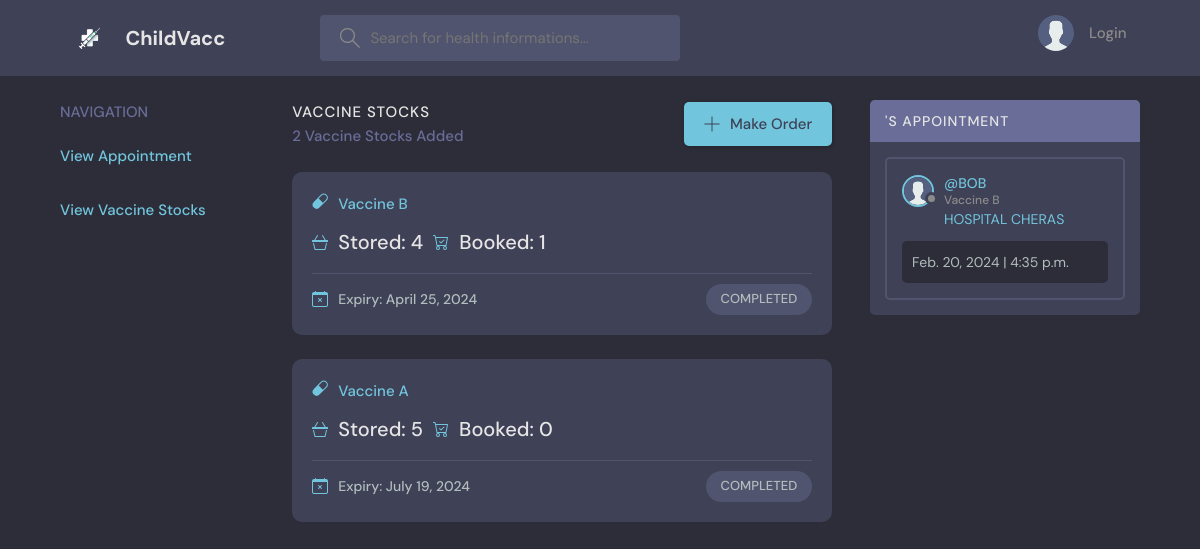
The app's page /view-vaccine-stock/4 with its own data.
### base/models.py (models this page shows, shortened)
class HospitalVaccine(models.Model):
    hospital = models.ForeignKey(Hospital, on_delete=models.CASCADE)
    vaccine = models.ForeignKey(Vaccine, on_delete=models.CASCADE)
    stored = models.IntegerField()
    booked = models.IntegerField(default=0)
    expiry = models.DateField(null=True)
    class Status(models.TextChoices):
        TOSHIP = "TOSHIP", "ToShip"
        TORECEIVE = "TORECEIVE", "ToReceive"
        COMPLETED = "COMPLETED", "Completed"
        EXPIRED = "EXPIRED", "Expired"
    status = models.CharField(max_length=50, choices=Status.choices, default=Status.TOSHIP)
    class Meta:
        ordering = ['expiry', 'status', 'vaccine']

class Vaccine(models.Model):
    name = models.CharField(max_length=30)
    description = models.TextField(null=True, blank=True)
    startage = models.IntegerField()
    endage = models.IntegerField()
    def __str__(self):
        return self.name

class Appointment(models.Model):
    hospitalvaccine = models.ForeignKey(HospitalVaccine, on_delete=models.CASCADE)
    child = models.ForeignKey(Child, on_delete=models.CASCADE)
    date = models.DateField()
    time = models.TimeField()
    class Status(models.TextChoices):
        SCHEDULED = "SCHEDULED", "Scheduled"
        VACCINATED = "VACCINATED", "Vaccinated"
    status = models.CharField(max_length=50, choices=Status.choices, default=Status.SCHEDULED)
    class Meta:
        ordering = ['date', 'time']

class Child(models.Model):
    name = models.CharField(max_length=150)
    age = models.IntegerField(default=0)
    ic = models.CharField(max_length=12, unique=True)
    parent = models.ForeignKey(Parent, on_delete=models.CASCADE)
    avatar = models.ImageField(null=True, default="avatar.svg")
    class Meta:
        ordering = ['age', 'name']
    def __str__(self):
        return self.name

class User(AbstractUser):
    email = models.EmailField(unique=True)
    username = models.CharField(max_length=150, unique=True)
    avatar = models.ImageField(null=True, default="avatar.svg")
    contact = models.CharField(max_length=12, null=True)
    address1 = models.CharField(max_length=30)
    address2 = models.CharField(max_length=30)
    postcode = models.CharField(max_length=5)
    city = models.CharField(max_length=30)
    state = models.CharField(max_length=20)
    class Types(models.TextChoices):
        PARENT = "PARENT", "Parent"
        HOSPITAL = "HOSPITAL", "Hospital"
        ADMIN = "ADMIN", "Admin"
        VACCINESUPPLIER = "VACCINESUPPLIER", "VaccineSupplier"
    type = models.CharField(max_length=50, choices=Types.choices, default=Types.ADMIN)
    class Status(models.TextChoices):
        APPROVED = "APPROVED", "Approved"
        PENDING = "PENDING", "Pending"
        RESTRICTED = "RESTRICTED", "Restricted"
    status = models.CharField(max_length=50, choices=Status.choices, default=Status.PENDING)
    class Meta:
        ordering = ['username']
    USERNAME_FIELD = 'email'
    REQUIRED_FIELDS = ['username', 'type']

### base/views.py (the view)
# urls.py: path('view-vaccine-stock/<str:pk>', views.viewVaccineStock, name="view-vaccine-stock"),
def viewVaccineStock(request,pk):
    hospital = Hospital.objects.get(id=pk)
    hospitalvaccines = HospitalVaccine.objects.filter(hospital = hospital)
    appointments = Appointment.objects.filter(hospitalvaccine__in=hospitalvaccines, status="SCHEDULED")[0:5]
    context = {'hospital':hospital, 'hospitalvaccines' : hospitalvaccines, 'appointments':appointments}
    return render(request, 'base/view_vaccine_stock.html', context)

### base/models.py (called while the page is built)
    def get_queryset(self) -> QuerySet:
        return super().get_queryset().filter(type=User.Types.HOSPITAL)

### base/templates/base/view_vaccine_stock.html (shortened to what this page needs)
{% extends 'main.html' %}
{% block content %}
  <main class="layout layout--3">
    <div class="container">
      {% include 'base/nav_hospital.html' %}
      <div class="roomList">
        <div class="roomList__header">
          <div>
            <h2>Vaccine Stocks</h2>
            <p>{{hospitalvaccines.count}} Vaccine Stocks Added</p>
          </div>
          <a class="btn btn--main" href="{% url 'create-vaccine-order' %}">
            <svg version="1.1" xmlns="http://www.w3.org/2000/svg" width="32" height="32" viewBox="0 0 32 32">
              <title>add</title>
              <path
                d="M16.943 0.943h-1.885v14.115h-14.115v1.885h14.115v14.115h1.885v-14.115h14.115v-1.885h-14.115v-14.115z"
              ></path>
            </svg>
            Make Order
          </a>
        </div>
        {% for hospitalvaccine in hospitalvaccines %}
        <div class="roomListRoom">
            <div class="roomListRoom__header">
                <a href="#" class="roomListRoom__author">
                    <div>
                        <svg xmlns="http://www.w3.org/2000/svg" width="16" height="16" fill="currentColor" class="bi bi-capsule" viewBox="0 0 16 16">
                            <path d="M1.828 8.9 8.9 1.827a4 4 0 1 1 5.657 5.657l-7.07 7.071A4 4 0 1 1 1.827 8.9Zm9.128.771 2.893-2.893a3 3 0 1 0-4.243-4.242L6.713 5.429z"/>
                          </svg>
                    </div>
                    <span>Vaccine {{hospitalvaccine.vaccine}}</span>
                </a>
            </div>
            <div class="roomListRoom__content">
                <a class="roomListRoom__joined">
                    <span>Stored: {{hospitalvaccine.stored}}</span>
                      <span>Booked: {{hospitalvaccine.booked}}</span>
                  </a>
            </div>
            <div class="roomListRoom__meta">
            <a href="#"  class="roomListRoom__joined">
                  <span>Expiry: {{hospitalvaccine.expiry}}</span>
            </a>
            <p class="roomListRoom__topic">{{hospitalvaccine.status}}</p>
            </div>
        </div>
        {% endfor %}
      </div>
      {% include 'base/view_appointment_hospital.html' %}
    </div>
  </main>
{% endblock content %}

### base/templates/base/view_appointment_hospital.html (shortened to what this page needs)
{% if request.user.type != 'PARENT' %}
    <div class="activities">
        <div class="activities__header">
            <h2>{{user.username}}'s Appointment</h2>
        </div>
        {% for appointment in appointments %}
        <div class="activities__box">
            <div class="activities__boxHeader roomListRoom__header">
            <a href="{% url 'profile-child' appointment.child.id %}" class="roomListRoom__author">
                <div class="avatar avatar--small">
                <img src="{{appointment.child.avatar.url}}" />
                </div>
                <p>
                @{{appointment.child}}
                <span>Vaccine {{appointment.hospitalvaccine.vaccine}}</span>
                </p>
            </a>
            </div>
            <div class="activities__boxContent">
            <p><a href="{% url 'profile-hospital' appointment.hospitalvaccine.hospital.id %}">HOSPITAL {{appointment.hospitalvaccine.hospital.username}}</a></p>
            <div class="activities__boxRoomContent">
                {{appointment.date}} | {{appointment.time}}
            </div>
            </div>
        </div>
        {% endfor %}
    </div>
{% endif %}

### static/styles/style.css (style rules this page uses)
:root { --color-main: #71c6dd; --color-main-light: #e1f6fb; --color-dark: #3f4156; --color-dark-medium: #51546e; --color-dark-light: #696d97; --color-light: #e5e5e5; --color-gray: #8b8b8b; --color-light-gray: #b2bdbd; --color-bg: #2d2d39; --color-success: #5dd693; --color-error: #fc4b0b; }
* { font-family: "DM Sans", -apple-system, BlinkMacSystemFont, "Segoe UI", Roboto, Oxygen, Ubuntu, Cantarell, "Open Sans", "Helvetica Neue", sans-serif; margin: 0; padding: 0; box-sizing: border-box; text-rendering: optimizeLegibility; font-size: inherit; }
html { font-size: 56.25%; }
@media only screen and (min-width: 1200px) { html { font-size: 62.5%; } }
body { line-height: 1.6; font-weight: 400; font-size: 1.5rem; color: var(--color-light-gray); background-color: var(--color-bg); min-height: 100vh; }
img { width: 100%; }
a { display: inline-block; color: var(--color-main); text-decoration: none; }
.container { max-width: 120rem; width: 90%; margin: auto; }
.btn { background-color: transparent; border: none; display: inline-flex; align-items: center; gap: 1rem; cursor: pointer; transition: all ease-in-out 0.3s; padding: 1rem 2rem; border-radius: 5px; box-shadow: 1px 1px 3px 1px rgba(0, 0, 0, 0.15); font-weight: 500; }
.btn--main { background-color: var(--color-main); color: var(--color-dark); }
.btn > svg { fill: currentColor; width: 1.6rem; height: 1.6rem; }
.avatar { position: relative; display: inline-block; border-radius: 50%; border: 2px solid var(--color-main); }
.avatar img { display: block; border-radius: 50%; object-fit: cover; object-position: center; }
.avatar::after { content: ""; display: block; position: absolute; background-color: var(--color-gray); z-index: 111; border-radius: 50%; border: 0.3rem solid var(--color-dark); }
.avatar.avatar--small img { width: 2.8rem; height: 2.8rem; }
.avatar.avatar--small:after { width: 0.7rem; height: 0.7rem; bottom: 0px; right: -6px; }
.layout { margin-top: 2.4rem; }
.layout > .container { display: flex; justify-content: space-between; align-items: flex-start; }
.layout--3 > .container > div:nth-child(2) { flex-basis: 50%; }
.layout--3 > .container > div:last-child { flex-basis: 25%; }
.roomList__header { display: flex; justify-content: space-between; align-items: center; margin-bottom: 2.4rem; }
.roomList__header h2 { text-transform: uppercase; font-weight: 500; color: var(--color-light); letter-spacing: 1px; }
.roomList__header p { font-weight: 500; color: var(--color-dark-light); }
.roomListRoom { margin-bottom: 2.4rem; background-color: var(--color-dark); border-radius: 1rem; padding: 2rem; }
.roomListRoom__header { display: flex; justify-content: space-between; align-items: center; }
.roomListRoom__author { font-weight: 500; display: flex; align-items: center; gap: 1rem; }
.roomListRoom__content { margin: 1rem 0; }
.roomListRoom__content a { font-size: 2rem; font-weight: 500; margin-bottom: 1.5rem; color: var(--color-light); transition: all 0.3s ease-in-out; }
.roomListRoom__meta { border-top: 1px solid var(--color-dark-medium); padding-top: 1rem; display: flex; align-items: center; justify-content: space-between; }
.roomListRoom__joined { color: var(--color-light-gray); display: flex; align-items: center; gap: 1rem; font-size: 1.4rem; font-weight: 500; }
.roomListRoom__joined svg { fill: var(--color-main); width: 1.6rem; height: 1.6rem; }
.roomListRoom__topic { padding: 5px 1.5rem; background-color: var(--color-dark-medium); border-radius: 5rem; font-weight: 500; font-size: 1.3rem; }
.activities { background: var(--color-dark); border-radius: 5px; overflow: hidden; }
.activities__header h2 { background-color: var(--color-dark-light); text-transform: uppercase; font-weight: 500; padding: 1rem 1.5rem; color: var(--color-light); letter-spacing: 1px; font-size: 1.4rem; }
.activities__box { margin: 1.5rem; padding: 1.5rem; border: 2px solid var(--color-dark-medium); border-radius: 5px; }
.activities__boxHeader p { font-size: 1.4rem; line-height: 1.3; }
.activities__boxHeader p span { color: var(--color-gray); font-size: 1.2rem; display: block; }
.activities__boxContent { margin-left: 4.2rem; }
.activities__boxContent { font-size: 1.4rem; }
.activities__boxRoomContent { background: var(--color-bg); padding: 1rem; border-radius: 5px; margin-top: 1rem; margin-left: -4.2rem; }

### records on screen
HospitalVaccine: vaccine "B", stored "4", booked "1", expiry "April 25, 2024", status "COMPLETED"
HospitalVaccine: vaccine "A", stored "5", booked "0", expiry "July 19, 2024", status "COMPLETED"
Appointment: child.avatar (placeholder picture), child "BOB", hospitalvaccine.vaccine "B", hospitalvaccine.hospital.username "CHERAS", date "Feb. 20, 2024", time "4:35 p.m."

### other values on screen
{{ hospitalvaccines.count }} "2"
